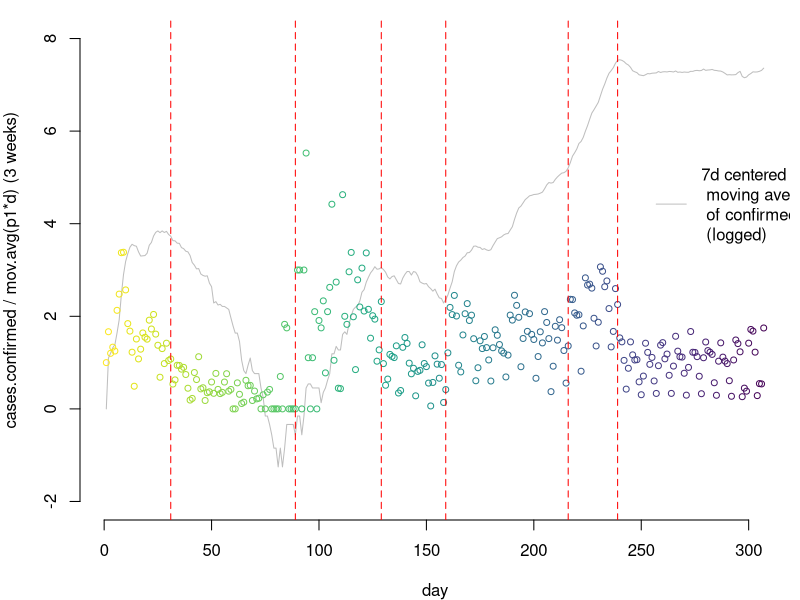
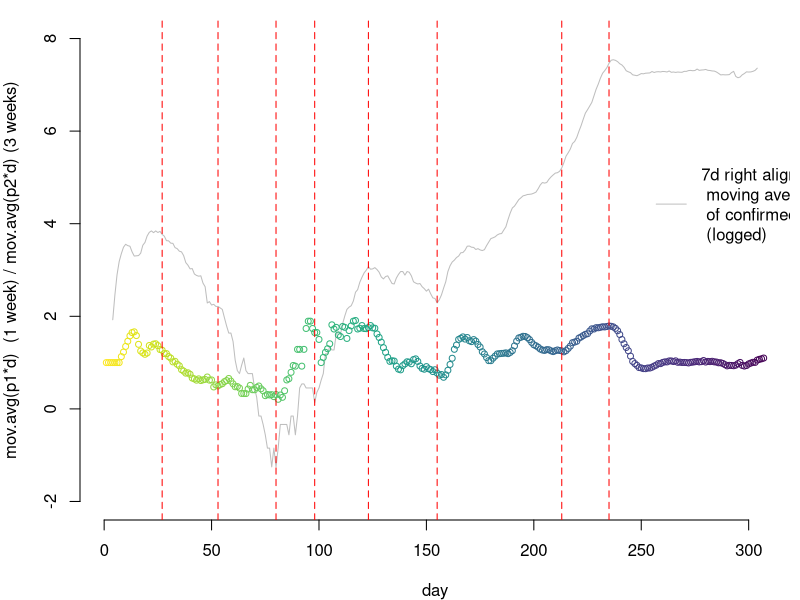
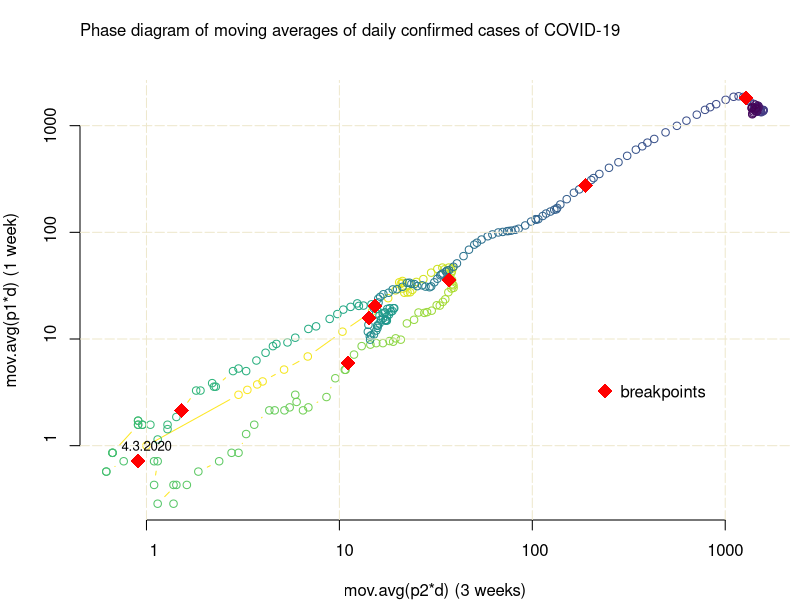

The R script that drew these images, in order:
###############################################################################
## BREAKPOINT ANALYSIS OF SLOVENIAN COVID 19 CONFIRMED CASES DATA
###############################################################################

# PRELIMINARIES
###############################################################################
# # install packages
# install.packages("readr")
# install.packages("strucchange")

# load packages
library(readr)
library(strucchange)
library(RColorBrewer)

# load transformed data
df <- read_csv("data/transformed.data.csv")

# CALCULATE BREAK POINTS 
###############################################################################

b1 <- breakpoints(df$time.series.1 ~ 1, h = 0.05)
b2 <- breakpoints(df$time.series.2 ~ 1, h = 0.05, breaks = 8)

# PLOT 1
###############################################################################
png("figures/plot1.png", 800, 480)
par(mar = c(4,4,1,0.5))
plot(log(df$mov.avg.p1), type = "l", ylim = c(-2, 8),
     ylab = "cases.confirmed / mov.avg(p1*d) (3 weeks)",
     xlab = "day", col = "gray",
     axes = FALSE)
axis(1)
axis(2)
lines(df$time.series.1, type = "p", cex = 0.8, 
      col = rev(viridis::viridis(nrow(df))))
abline(v = b1[[1]] , col = "red", lty = "65")
legend(250, 6, col = "gray", lty = 1, 
       legend = "7d centered \n moving average \n of confirmed cases \n (logged)", 
       cex = 1, bty = "n")
dev.off()

# PLOT 2
###############################################################################
png("figures/plot2.png", 800, 480)
par(mar = c(4,4,1,0.5))
plot(log(df$mov.avg.p1.chart), type = "l", ylim = c(-2, 8),
     ylab = "mov.avg(p1*d)  (1 week) / mov.avg(p2*d) (3 weeks)",
     xlab = "day", col = "gray",
     axes = FALSE)
axis(1)
axis(2)
lines(df$time.series.2, type = "p", cex = 0.8, 
      col = rev(viridis::viridis(nrow(df))))
abline(v = b2[[1]] -7 , col = "red", lty = "65")
legend(250, 6, col = "gray", lty = 1, 
       legend = "7d right aligned \n moving average \n of confirmed cases \n (logged)", 
       cex = 1, bty = "n")
dev.off()

# Phase diagram
###############################################################################

png("figures/phase.png", 800, 480)
par(mar = c(4,4,4,0.5))
plot(df$mov.avg.p2, df$mov.avg.p1, 
     log = c("xy"),
     type = "b", 
     col = rev(viridis::viridis(nrow(df))),
     ylab = "mov.avg(p1*d) (1 week)",
     xlab = "mov.avg(p2*d) (3 weeks)", axes = FALSE)
mtext(side = 3, line = 2, adj = 0,
      text = "Phase diagram of moving averages of daily confirmed cases of COVID-19")
marks <- c(1, 10, 100, 1000)
axis(2,at=marks,labels=format(marks,scientific=FALSE))
axis(1,at=marks,labels=format(marks,scientific=FALSE))
grid (NULL,NULL, lty = "93", col = "cornsilk2") 

points(df$mov.avg.p2[b2[[1]]],
       df$mov.avg.p1[b2[[1]]],
       pch = 18, cex = 2, col = "red")
legend(200, 5, "breakpoints", pch = 18, pt.cex = 2,  bty = "n", col = "red")
text(df$mov.avg.p2[1],
       df$mov.avg.p1[1],
       "4.3.2020", cex = 0.8)
dev.off()
